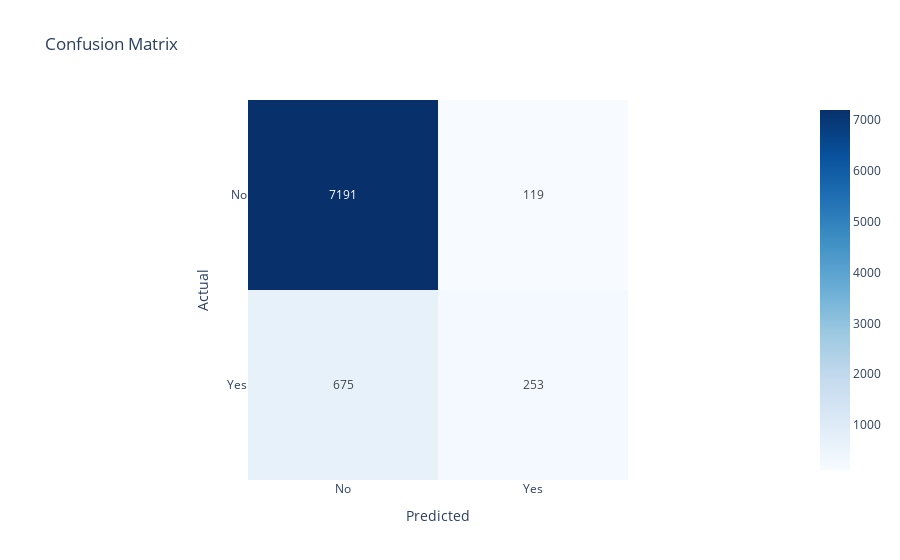

The notebook cell this image was saved under:
### Code cell
print("\nConfusion Matrix:")
cm = confusion_matrix(y_test, y_pred)
fig = px.imshow(cm, text_auto=True, color_continuous_scale='Blues',
                labels={'x':'Predicted', 'y':'Actual'},
                x=['No', 'Yes'], y=['No', 'Yes'],
                title='Confusion Matrix')
fig.show()

### Figure 1 — Plotly figure (JSON) as saved in the notebook; plotly's stock layout.template omitted (floating-point values rounded to 4 significant figures)
{"data": [{"coloraxis": "coloraxis", "hovertemplate": "Predicted: %{x}<br>Actual: %{y}<br>color: %{z}<extra></extra>", "name": "0", "texttemplate": "%{z}", "type": "heatmap", "x": ["No", "Yes"], "xaxis": "x", "y": ["No", "Yes"], "yaxis": "y", "z": [[7191, 119], [675, 253]]}], "layout": {"coloraxis": {"colorscale": [[0, "rgb(247,251,255)"], [0.125, "rgb(222,235,247)"], [0.25, "rgb(198,219,239)"], [0.375, "rgb(158,202,225)"], [0.5, "rgb(107,174,214)"], [0.625, "rgb(66,146,198)"], [0.75, "rgb(33,113,181)"], [0.875, "rgb(8,81,156)"], [1, "rgb(8,48,107)"]]}, "title": {"text": "Confusion Matrix"}, "xaxis": {"anchor": "y", "constrain": "domain", "domain": [0, 1], "scaleanchor": "y", "title": {"text": "Predicted"}}, "yaxis": {"anchor": "x", "autorange": "reversed", "constrain": "domain", "domain": [0, 1], "title": {"text": "Actual"}}}}
